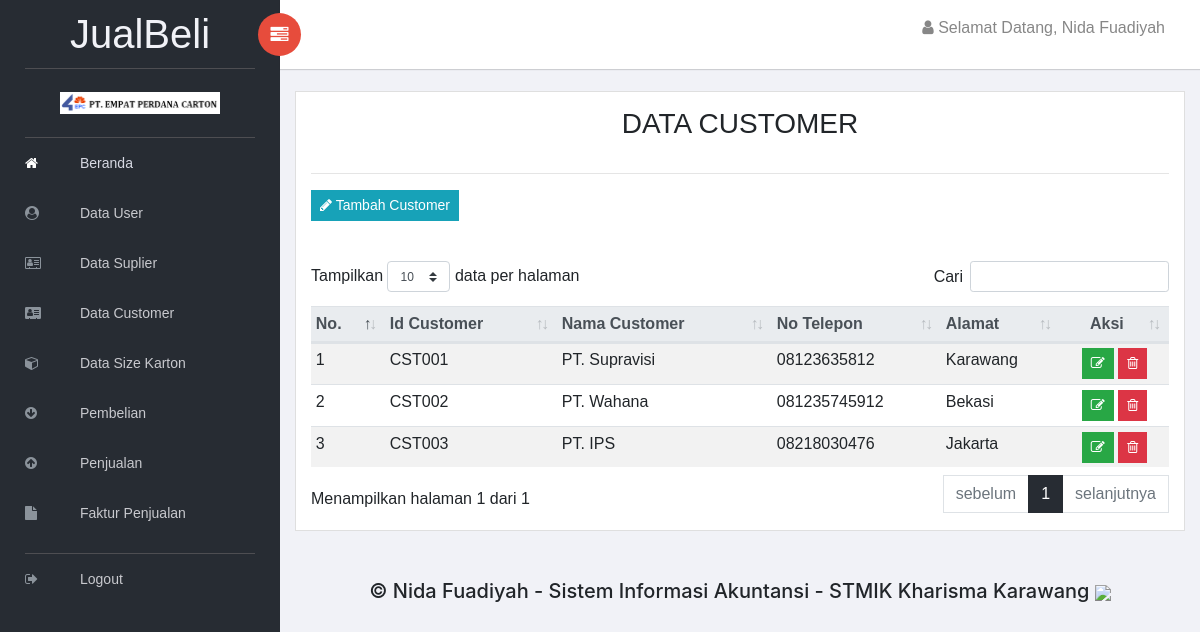
The page /index.php?p=customer (signed in) on the database its author committed.
### tables this page shows
CREATE TABLE `customer`  (
  `id_customer` varchar(6) NOT NULL,
  `nama_customer` varchar(50) NOT NULL,
  `no_tlp` varchar(12) NOT NULL,
  `alamat` varchar(50) NOT NULL,
  PRIMARY KEY (`id_customer`) USING BTREE
);

### index.php (called while the page is built, shortened)
<?php
include_once 'class/index.php';
$index = new index;

### class/customer.php (called while the page is built, shortened)
<?php
class customer
{
    public function tampil_customer()
    {
        $koneksi = new koneksi;
        $query = mysqli_query($koneksi->conn, "SELECT * FROM customer");
        if (mysqli_num_rows($query) > 0) {
            while ($row = mysqli_fetch_array($query)) {
                $data[] = $row;
            }
            return $data;
        }
    }
}

### class/koneksi.php (called while the page is built, shortened)
<?php
class koneksi
{
    private $dbhost = "localhost";
    private $dbuser = "root";
    private $dbpass = "";
    private $dbname = "jualbeli";
    public function __construct()
    {
        $this->conn = mysqli_connect($this->dbhost, $this->dbuser, $this->dbpass, $this->dbname) or die("Koneksi gagal");
    }
}

### views/customer/tampil_customer.php (the view)
<div class="col-lg-12" style="font-family:Arial">
	<div class="card">
		<div class="card-body">
			<div class="box-body">
				<div class="text-center">
					<h3 class="page-header">
						DATA CUSTOMER
					</h3>
					<hr>
				</div>
				<p><a href="?p=tambah_customer"><button class="btn btn-sm btn-info"><span class="fa fa-pencil"></span> Tambah Customer</button></a></p><br>
				<table id="dataTable" class="table table-sm table-striped">
					<thead class="thead-light">
						<tr>
							<th>No.</th>
							<th>Id Customer</th>
							<th>Nama Customer</th>
							<th>No Telepon</th>
							<th>Alamat</th>
							<th style="text-align:center">Aksi</th>
						</tr>
					</thead>
					<tbody>
						<?php
						if ($customer->tampil_customer() != FALSE) {
							$no = 1;
							foreach ($customer->tampil_customer() as $data_customer) {
								?>
								<tr>
									<td><?php echo $no; ?></td>
									<td><?php echo $data_customer['id_customer']; ?></td>
									<td><?php echo $data_customer['nama_customer']; ?></td>
									<td><?php echo $data_customer['no_tlp']; ?></td>
									<td><?php echo $data_customer['alamat']; ?></td>
									<td style="text-align:center">
										<a href="?p=edit_customer&id_customer=<?php echo $data_customer['id_customer']; ?>"><button class="btn btn-sm btn-success btn-custom"><span class="fa fa-edit"></span></button></a>
										<a href="?p=hapus_customer&id_customer=<?php echo $data_customer['id_customer']; ?>"><button class="btn btn-sm btn-danger btn-custom" onClick="return confirm('Yakin Akan Menghapus Data?');"><span class="fa fa-trash-o"></span></button></a></td>
							<?php
									$no++;
								}
							}
							?>
					</tbody>
				</table>
			</div>
		</div>
	</div>
</div>

### rows shown on the page
customer: id_customer "CST001", nama_customer "PT. Supravisi", no_tlp "08123635812", alamat "Karawang"
customer: id_customer "CST002", nama_customer "PT. Wahana", no_tlp "081235745912", alamat "Bekasi"
customer: id_customer "CST003", nama_customer "PT. IPS", no_tlp "08218030476", alamat "Jakarta"

### other values the page prints
$_SESSION['nama_user'] "Nida Fuadiyah"
